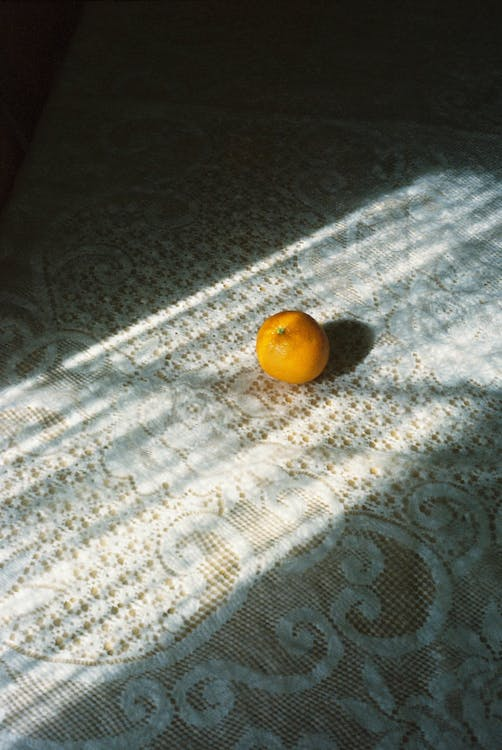
#> input picture imagem.jpeg, 502 x 750 px
$ python HSV.py
#> lines starting #> are read from the running program, lines starting #| are printed output that depends on the picture; after the words box and inside, x2 and y2 are one past the last pixel; in counts of white or black regions, pixels touching at a corner belong together
#Bibliotecas Utilizadas:
import numpy as np
import cv2

img = cv2.imread('imagem.jpeg')
#> img is the input picture: shape (750, 502, 3); mean B, G, R 94.8, 104.1, 101.4
img_hsv = cv2.cvtColor(img, cv2.COLOR_BGR2HSV)  #Função que Converte RGB para HSV
#> img_hsv: shape (750, 502, 3); mean H, S, V 45.4, 47.1, 106.2
img2 = cv2.imread('imagem2.jpeg')
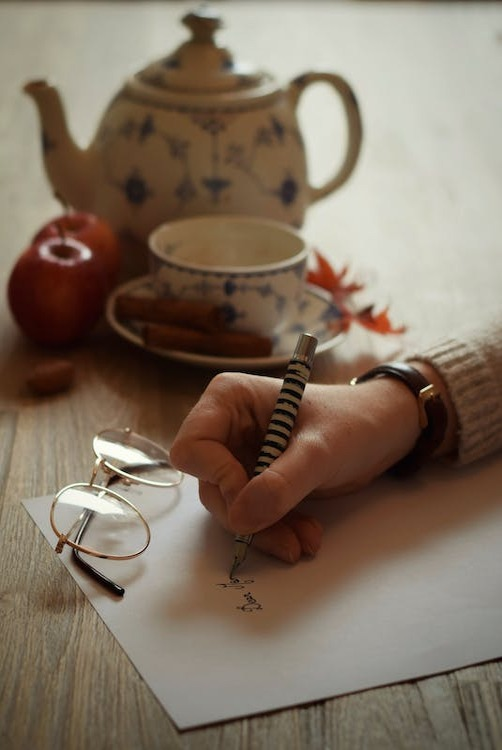
#> input picture imagem2.jpeg, 502 x 750 px
#> img2 is the input picture: shape (750, 502, 3); mean B, G, R 98.4, 114.4, 130
img2_hsv = cv2.cvtColor(img2, cv2.COLOR_BGR2HSV)
#> img2_hsv: shape (750, 502, 3); mean H, S, V 20, 85.7, 130.3

minimo = (10, 150, 40)
maximo = (30, 255, 255)

#No modelo HSV temos:
#Vermelho - de 165 a 15
#Verde - de 45 a 75
#Azul - de 90 a 120

#Segmentando a imagem
cv2.imshow('Imagem Inicial', img)
cv2.waitKey(6000)
cv2.destroyAllWindows()

mascara = cv2.inRange(img_hsv, minimo, maximo)
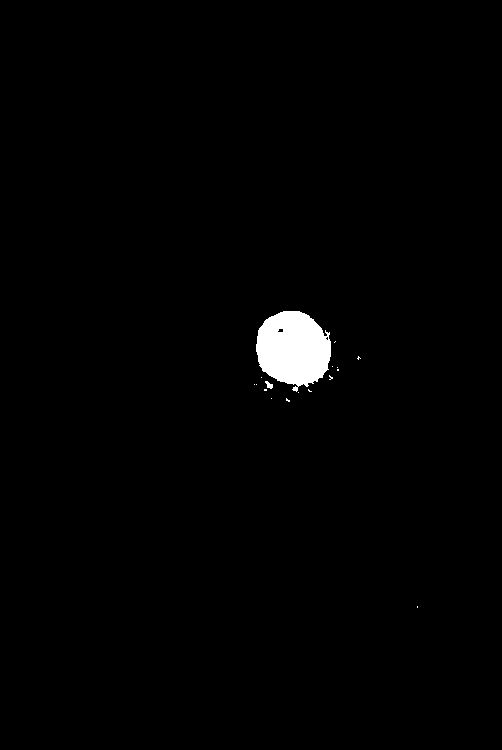
#> mascara: shape (750, 502); 1.2% white; 17 white regions (15 under 20 px), largest, box (x1, y1, x2, y2) and area: (256, 311, 331, 392) 4429, (265, 381, 273, 389) 37
cv2.imshow('Mascara', mascara)
cv2.waitKey(6000)
cv2.destroyAllWindows()
mascaraRGB = cv2.cvtColor(mascara, cv2.COLOR_BGR2RGB) #Convertendo a mascara de HSV para RGB de novo

segmento = cv2.bitwise_and(img, img, mask = mascara)
cv2.imshow('Segmento', segmento)
cv2.waitKey(6000)
cv2.destroyAllWindows()
segmentoRGB = cv2.cvtColor(segmento, cv2.COLOR_BGR2RGB) #Convertendo a mascara de HSV para RGB de novo


#Operações aritméticas

mascaraInvert = cv2.bitwise_not(mascaraRGB)
cv2.imshow('Mascara Invertida', mascaraInvert)
cv2.waitKey(6000)
cv2.destroyAllWindows()

img2_np = np.array(img2)
l, c, p = img2_np.shape
#> l = 750; c = 502; p = 3

mascaraRGB_np = np.array(mascaraRGB)
r, g, b = mascaraRGB_np.shape
#> r = 750; g = 502; b = 3

for i in range(l):
    for j in range(c):
        if((mascaraRGB_np[i, j, 0] == 255) & (mascaraRGB_np[i, j, 1] == 255) & (mascaraRGB_np[i, j, 2] == 255)):
            img2_np[i, j, 0] = 1
            img2_np[i, j, 1] = 1
            img2_np[i, j, 2] = 1
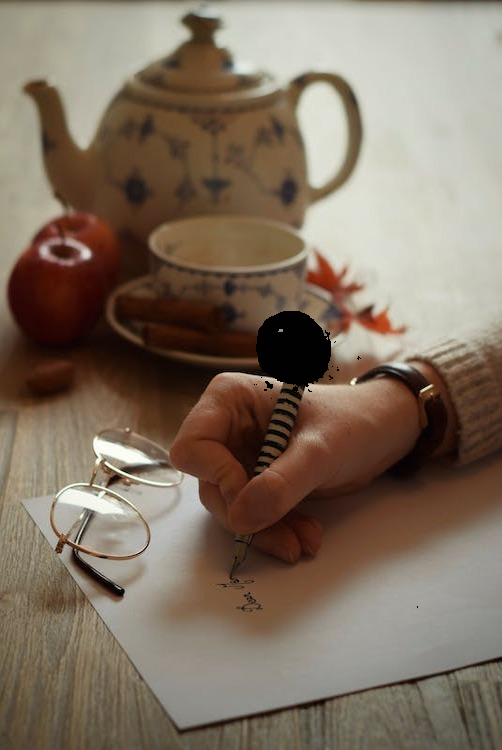
#> img2_np: shape (750, 502, 3); 1.2% of pixels changed, all inside (x1, y1, x2, y2) = (254, 311, 418, 608)


cv2.imshow('Imagem Apos recorte', img2_np)
cv2.waitKey(6000)
cv2.destroyAllWindows()

#Blending das imagens:
i = mascaraRGB * segmentoRGB + ((1 - mascaraRGB) * img2_np)
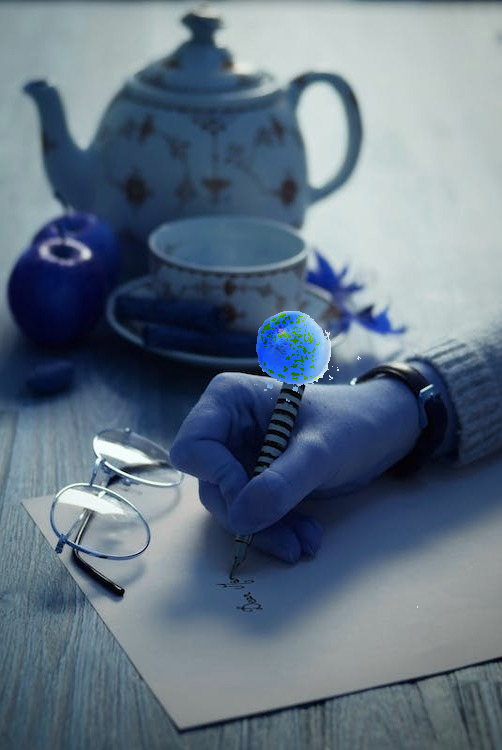
#> i: shape (750, 502, 3); mean R, G, B 98.5, 115.1, 131.2
cv2.imshow('Imagem Final', i)
cv2.waitKey(6000)
cv2.destroyAllWindows()
